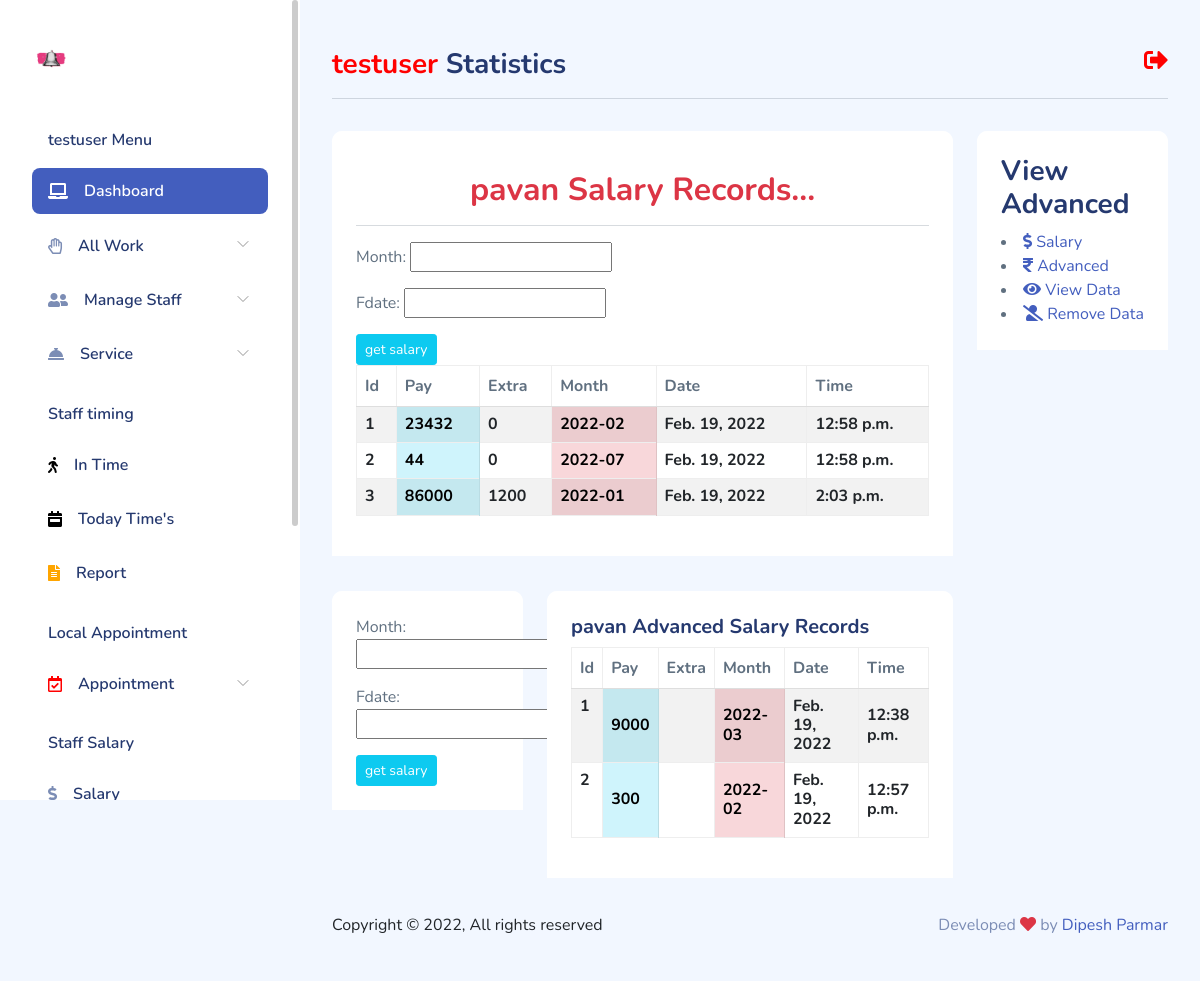
Screenshot of /client/get-salary-data/pavan/ (signed in) with the database file from the repository.
### client/models.py (models this page shows)
class Staff(models.Model):
    user = models.ForeignKey(User, on_delete=models.CASCADE,null=True, blank=True)
    profile = models.ImageField(upload_to = 'staff/')
    name = models.CharField(max_length=100)
    phone = models.PositiveIntegerField()
    email = models.EmailField(max_length=100, null=True, blank=True)
    service = models.CharField(max_length=100, null=True, blank=True)
    fdate = models.DateTimeField(auto_now_add=True)
    def __str__(self) -> str:
        return self.name

class Salary(models.Model):
    user = models.ForeignKey(User, on_delete=models.CASCADE, null=True, blank=True)
    staff = models.ForeignKey(Staff, on_delete=models.CASCADE, null=True, blank=True)
    pay = models.PositiveIntegerField()
    extra = models.PositiveIntegerField(default=0, null=True, blank=True)
    month = models.CharField(max_length=100)
    advance = models.ForeignKey(Advanced_salary, on_delete=models.CASCADE, null=True, blank=True)
    fdate = models.DateField(auto_now_add=True)
    ftime = models.TimeField(auto_now_add=True)

class Advanced_salary(models.Model):
    user = models.ForeignKey(User, on_delete=models.CASCADE, null=True, blank=True)
    staff = models.ForeignKey(Staff, on_delete=models.CASCADE, null=True, blank=True)
    pay = models.PositiveIntegerField()
    month = models.CharField(max_length=100)
    fdate = models.DateField(auto_now_add=True)
    ftime = models.TimeField(auto_now_add=True)
    def __str__(self) -> str:
        return str(self.pk)

### client/views.py (the view)
# urls.py: path('get-salary-data/<str:get_sl>/',views.get_month_salary,name='get_salary')
def get_month_salary(request,get_sl):
    try:
        data = Staff.objects.get( Q(user=request.user) & Q(name=get_sl) )
    except ObjectDoesNotExist:
        return HttpResponseNotFound('<h1 style="margin-top:50px; color:red;"><center>Your Data Has Incorrect, Check Again Or Refresh The Page</center></h1>')
    except MultipleObjectsReturned:
        return HttpResponseNotFound('<h1 style="margin-top:50px; color:red;"><center>Your Data Returning Multiple, Multiple Object Returning...</center></h1>')
    my_salary = Salary.objects.filter( Q(user=request.user) & Q(staff=data) )
    form = Salary_filter(request.GET, queryset=my_salary)
    all_data = form.qs
    view_adv = Advanced_salary.objects.filter(user=request.user)
    ad_form = Advanced_filter(request.GET, queryset=view_adv)
    ad_data = ad_form.qs
    print('checkkkkkkkkkkkkkkkkkkkkkk',view_adv)
    context = {'salary':all_data,'name':data,'form':form,'view_ad':ad_data,'ad_form':ad_form}
    return render(request,'client/get_salary.html',context)

### client/templates/client/get_salary.html (shortened to what this page needs)
{% extends "client/layout.html" %}
{% block table %}
<div class="card-header">
    <h2 class="text-danger text-center mt-3 mb-3">{{name}} Salary Records...</h2>
    <hr>
    <form action="" class="form-inline" method="GET">
      {{form.form.as_p}}
      <button type="submit" class="btn btn-sm btn-info">get salary</button>
    </form>
    <div class="table-responsive">
    <table class="table table-striped table-hover table-bordered">
        <thead>
          <tr>
            <th scope="col">Id</th>
            <th scope="col">Pay</th>
            <th scope="col">Extra</th>
            <th scope="col">Month</th>
            <th scope="col">Date</th>
            <th scope="col">Time</th>
          </tr>
        </thead>
        <tbody>
            {% if salary %}
                {% for st in salary %}
                <tr class="h6 text-dark">
                  <th scope="row">{{forloop.counter}}</th>
                  <td class="table-info">{{st.pay}}</td>
                  <td>{{st.extra}}</td>
                  <td class="table-danger">{{st.month}}</td>
                  <td>{{st.fdate}}</td>
                  <td>{{st.ftime}}</td>
                </tr>
                {% endfor %}
            {% else %}
                <h3 class="text-center text-danger">Data Does Not Exist</h3>
            {% endif %}
        </tbody>
      </table>
    </div>
</div>
{% endblock table %}
{% block cardfeatur %}
<div class="card-header">
  <h3 class="">View Advanced</h3>
  <li
                class="sidebar-item  ">
                <a href="{% url 'salary' %}" class='sidebar-link'>
                    <i class="fas fa-dollar-sign"></i>
                    <span>Salary</span>
                </a>
            </li>
            <li
                class="sidebar-item  ">
                <a href="{% url 'payad' %}" class='sidebar-link'>
                    <i class="fas fa-rupee-sign"></i>
                    <span>Advanced</span>
                </a>
            </li>
            <li
                class="sidebar-item  ">
                <a href="{% url 'salary_data' %}" class='sidebar-link'>
                    <i class="fas fa-eye"></i>
                    <span>View Data</span>
                </a>
            </li>
            <li
                class="sidebar-item  ">
                <a href="application-gallery.html" class='sidebar-link'>
                    <i class="fas fa-user-slash"></i>
                    <span>Remove Data</span>
                </a>
            </li>
</div>
{% endblock cardfeatur %}
{% block last_one %}
<div class="card-header">
  <form action="" class="form-inline" method="GET">
    {{ad_form.form.as_p}}
        <button type="submit" class="btn btn-sm btn-info">get salary</button>
  </form>
</div>
{% endblock last_one %}
{% block last_two %}
  <div class="card-header">
    <h5>{{name}} Advanced Salary Records</h3>
      <div class="table-responsive">
        <table class="table table-striped table-hover table-bordered">
          <thead>
            <tr>
              <th scope="col">Id</th>
              <th scope="col">Pay</th>
              <th scope="col">Extra</th>
              <th scope="col">Month</th>
              <th scope="col">Date</th>
              <th scope="col">Time</th>
            </tr>
          </thead>
          <tbody>
              {% if view_ad %}
                  {% for ad in view_ad %}
                  <tr class="h6 text-dark">
                    <th scope="row">{{forloop.counter}}</th>
                    <td class="table-info">{{ad.pay}}</td>
                    <td>{{ad.extra}}</td>
                    <td class="table-danger">{{ad.month}}</td>
                    <td>{{ad.fdate}}</td>
                    <td>{{ad.ftime}}</td>
                  </tr>
                  {% endfor %}
              {% else %}
                  <h3 class="text-center text-danger">Data Does Not Exist</h3>
              {% endif %}
          </tbody>
        </table>
      </div>
  </div>
{% endblock last_two %}

### client/templates/client/layout.html (shortened to what this page needs)
{% load static %}
<!DOCTYPE html>
<html lang="en">
<head>
  <link rel="stylesheet" href="https://use.fontawesome.com/releases/v5.11.2/css/all.css">
    <link rel="stylesheet" href="{% static 'client/css/bootstrap.css' %}">
    <link rel="stylesheet" href="{% static 'client/css/bold.css' %}">
    <link rel="stylesheet" href="{% static 'client/css/perfect-scrollbar.css' %}">
    <link rel="stylesheet" href="{% static 'client/css/bootstrap-icons.css' %}">
    <link rel="stylesheet" href="{% static 'client/css/app.css' %}">
</head>
<body>
    <div id="app">
        <div id="sidebar" class="active">
            <div class="sidebar-wrapper active">
    <div class="sidebar-header">
        <div class="d-flex justify-content-between">
            <div class="logo">
                <a href="index.html"><img src="{% static 'client/img/bell.png' %}"  class="img-fluid"  alt="Logo" srcset=""></a>
            </div>
        </div>
    </div>
    <div class="sidebar-menu">
        <ul class="menu">
            <li class="sidebar-title">{{request.user}} Menu</li>
            <li
                class="sidebar-item active ">
                <a href="{% url 'client' %}" class='sidebar-link'>
                    <i class="fas fa-laptop"></i>
                    <span>Dashboard</span>
                </a>
            </li>
            <li
                class="sidebar-item  has-sub">
                <a href="#" class='sidebar-link'>
                    <i class="far fa-hand-paper"></i>
                    <span>All Work</span>
                </a>
            </li>
            <li
                class="sidebar-item  has-sub">
                <a href="#" class='sidebar-link'>
                    <i class="fas fa-user-friends"></i>
                    <span>Manage Staff</span>
                </a>
            </li>
            <li
                class="sidebar-item  has-sub">
                <a href="#" class='sidebar-link'>
                    <i class="fas fa-concierge-bell" style=""></i>
                    <span>Service</span>
                </a>
            </li>
            <li class="sidebar-title">Staff timing</li>
            <li
                class="sidebar-item  ">
                <a href="{% url 'timing' %}" class='sidebar-link'>
                    <i class="fas fa-walking" style="color:black;"></i>
                    <span>In Time</span>
                </a>
            </li>
            <li
                class="sidebar-item   ">
                <a href="{% url 'totime' %}" class='sidebar-link'>
                    <i class="fas fa-calendar-week" style="color:black;"></i>
                    <span>Today Time's</span>
                </a>
            </li>
            <li
            class="sidebar-item   ">
            <a href="{% url 'report' %}" class='sidebar-link'>
                <i class="fas fa-file-alt" style="color:orange;"></i>
                <span>Report</span>
            </a>
            </li>
            <li class="sidebar-title">Local Appointment</li>
            <li
                class="sidebar-item  has-sub">
                <a href="" class='sidebar-link'>
                    <i class="far fa-calendar-check" style="color:red;"></i>
                    <span>Appointment</span>
                </a>
            </li>
            <li class="sidebar-title">Staff Salary</li>
            <li
                class="sidebar-item  ">
                <a href="{% url 'salary' %}" class='sidebar-link'>
                    <i class="fas fa-dollar-sign"></i>
                    <span>Salary</span>
                </a>
            </li>
        </ul>
    </div>
</div>
        </div>
        <div id="main">
<div class="page-heading">
    <div class="float-end">
        <a href="{% url 'logoutv' %}"  ><i class="fas fa-sign-out-alt" style="font-size:24px; color:red;"></i></a>
    </div>
    <h3> <span style="color:red;">{{request.user}}</span> Statistics</h3>
    <hr>
</div>
<div class="page-content">
    <section class="row">
        <div class="col-12 col-lg-9">
            <div class="row">
                <div class="col-12">
                    <div class="card">
                        {% block table %}{% endblock table %}
                    </div>
                </div>
            </div>
            <div class="row">
                <div class="col-12 col-xl-4">
                    <div class="card">
                        {% block last_one %}{% endblock last_one %}
                    </div>
                </div>
                <div class="col-12 col-xl-8">
                    <div class="card">
                        {% block last_two %}{% endblock last_two %}
                    </div>
                </div>
            </div>
        </div>
        <div class="col-12 col-lg-3">
            <div class="card">
                {% block cardfeatur %}{% endblock cardfeatur %}
            </div>
            </div>
        </section>
    </div>
            <footer class="black">
                <div class="footer clearfix mb-0 text-muted">
                    <div class="float-start text-dark">
                        <p>Copyright  &copy; {% now 'Y' %},   All rights reserved</p>
                    </div>
                    <div class="float-end">
                        <p>Developed <span class="text-danger"><i class="fas fa-heart"></i></span> by <a
                                href="">Dipesh Parmar</a></p>
                    </div>
                </div>
            </footer>
        </div>
    </div>
</body>
</html>

### client/static/client/css/perfect-scrollbar.css (style rules this page uses)
.ps { overflow: hidden !important; overflow-anchor: none; -ms-overflow-style: none; touch-action: auto; -ms-touch-action: auto; }

### client/static/client/css/app.css (style rules this page uses)
.btn.btn-danger,.btn.btn-info,.btn.btn-primary,.btn.btn-secondary,.btn.btn-success,.btn.btn-warning { color:#fff }
.card { border:none;margin-bottom:2.2rem }
.card .card-header { border:none }
#sidebar.active .sidebar-wrapper { left:0 }
.sidebar-wrapper { background-color:#fff;bottom:0;height:100vh;overflow-y:auto;position:fixed;top:0;transition:left .5s ease-out;width:300px;z-index:10 }
.sidebar-wrapper .sidebar-header { font-size:2rem;font-weight:700;padding:2rem 2rem 1rem }
.sidebar-wrapper .sidebar-header img { height:1.2rem }
.sidebar-wrapper .menu { font-weight:600;margin-top:2rem;padding:0 2rem }
.sidebar-wrapper .menu .sidebar-title { color:#25396f;font-size:1rem;font-weight:600;list-style:none;margin:1.5rem 0 1rem;padding:0 1rem }
.sidebar-wrapper .menu .sidebar-link { align-items:center;border-radius:.5rem;color:#25396f;display:block;display:flex;font-size:1rem;padding:.7rem 1rem;text-decoration:none;transition:all .5s }
.sidebar-wrapper .menu .sidebar-link i,.sidebar-wrapper .menu .sidebar-link svg { color:#7c8db5 }
.sidebar-wrapper .menu .sidebar-link span { margin-left:1rem }
.sidebar-wrapper .menu .sidebar-item { list-style:none;margin-top:.5rem;position:relative }
.sidebar-wrapper .menu .sidebar-item.has-sub .sidebar-link:after { color:#ccc;display:block;position:absolute;right:15px;top:12px }
.sidebar-wrapper .menu .sidebar-item.active>.sidebar-link { background-color:#435ebe }
.sidebar-wrapper .menu .sidebar-item.active>.sidebar-link span { color:#fff }
.sidebar-wrapper .menu .sidebar-item.active>.sidebar-link i,.sidebar-wrapper .menu .sidebar-item.active>.sidebar-link svg { fill:#fff;color:#fff }
.dataTable-table td,.dataTable-table thead th,.table td,.table thead th { vertical-align:middle }
.dataTable-table:not(.table-borderless) thead th,.table:not(.table-borderless) thead th { border-bottom:1px solid #dedede!important }
#main { margin-left:300px;padding:2rem }
.page-heading { margin:0 0 2rem }
.page-heading h3 { font-weight:700 }
a { text-decoration:none }

### rows the page displays
Staff: name "pavan"
Salary: pay "23432", extra "0", month "2022-02", fdate "Feb. 19, 2022", ftime "12:58 p.m."
Salary: pay "44", extra "0", month "2022-07", fdate "Feb. 19, 2022", ftime "12:58 p.m."
Salary: pay "86000", extra "1200", month "2022-01", fdate "Feb. 19, 2022", ftime "2:03 p.m."
Advanced_salary: pay "9000", month "2022-03", fdate "Feb. 19, 2022", ftime "12:38 p.m."
Advanced_salary: pay "300", month "2022-02", fdate "Feb. 19, 2022", ftime "12:57 p.m."

### other values shown
{{ request.user }} "testuser"
